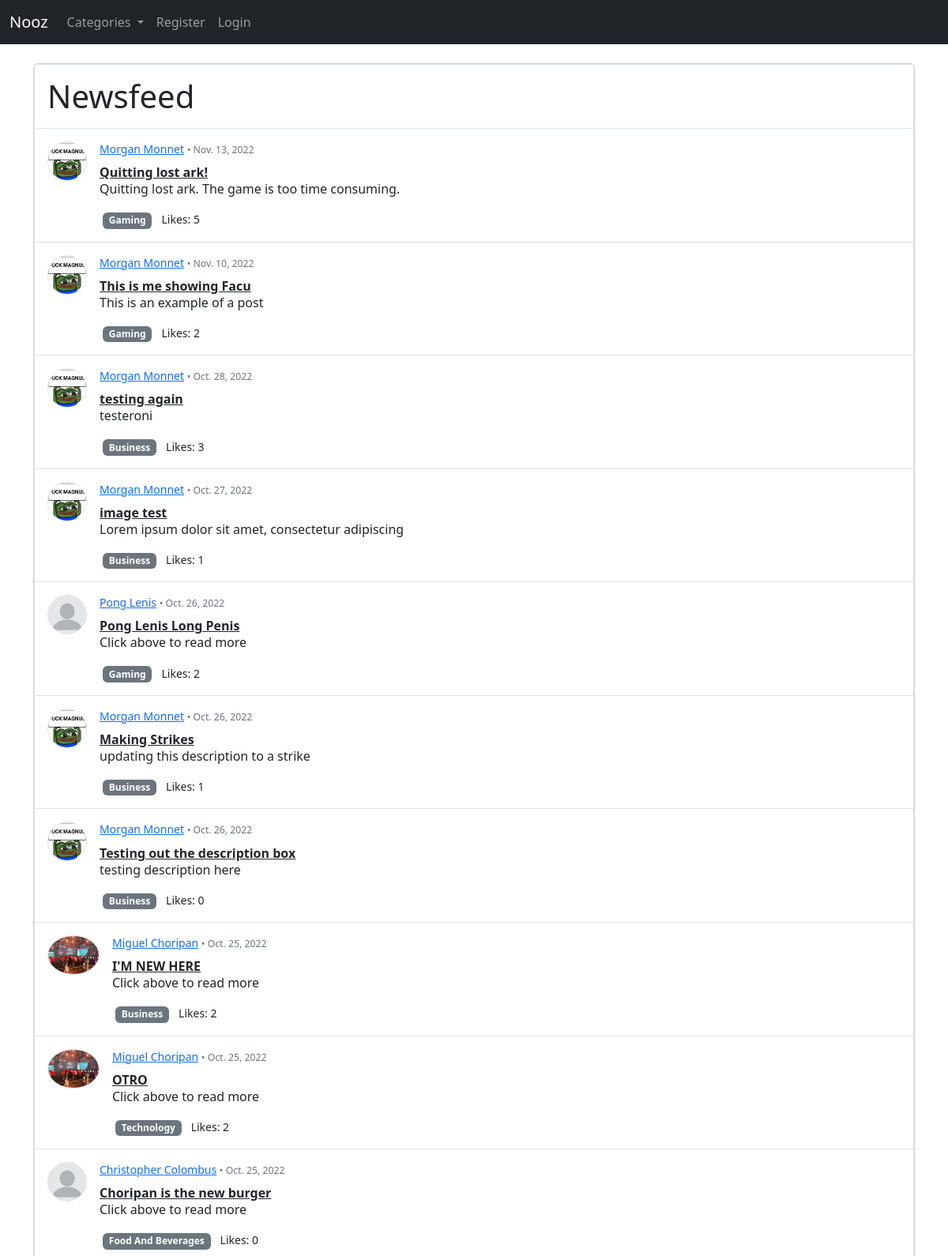
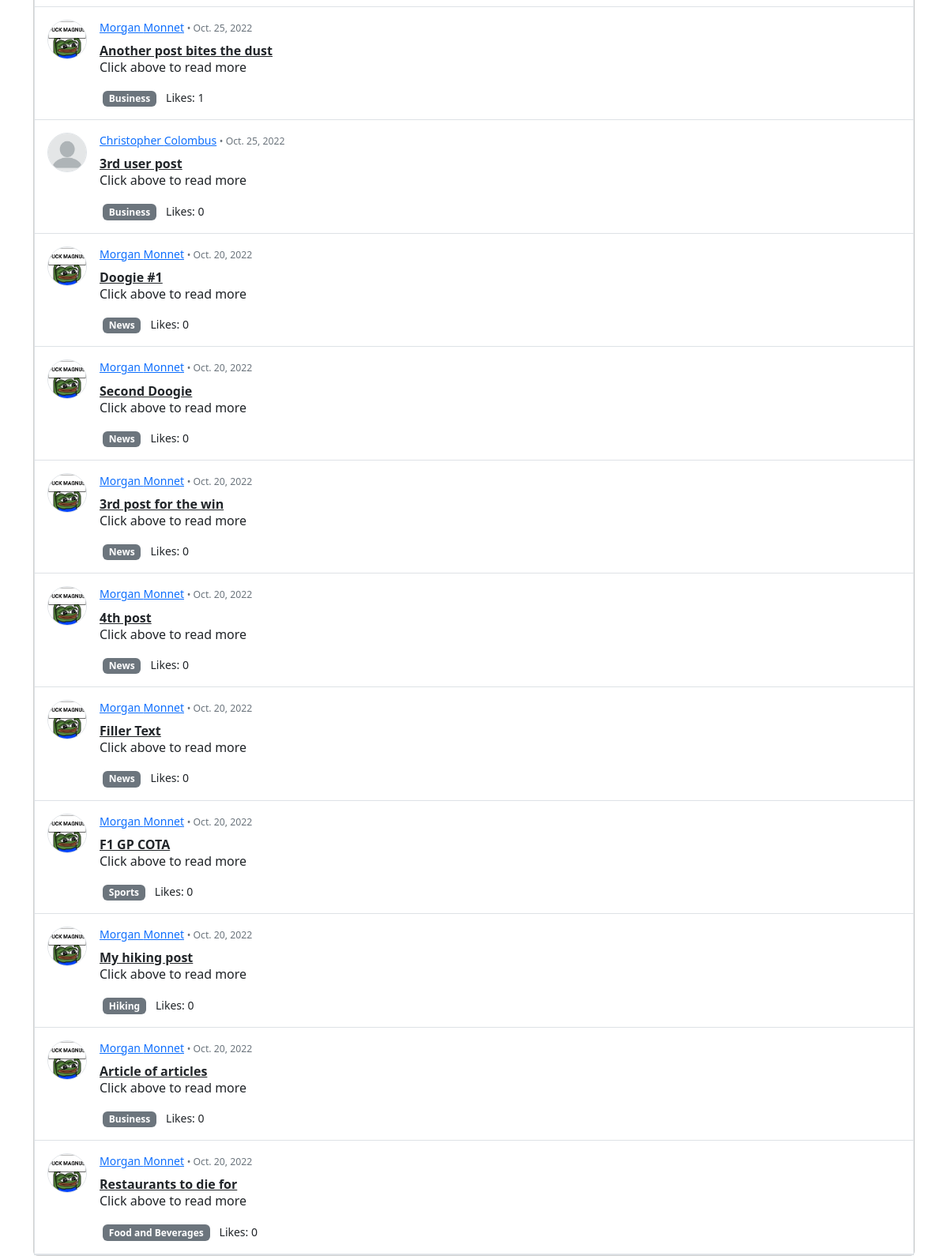
The page / on the database its author committed (2 pictures, top to bottom).
### nooz2/models.py (models this page shows, shortened)
class Post(models.Model):
    title = models.CharField(max_length=255)
    title_tag = models.CharField(max_length=255)
    header_image = models.ImageField(null=True, blank=True, upload_to="images/")
    description = models.CharField(max_length=50)
    author = models.ForeignKey(User, on_delete=models.CASCADE)
    body = RichTextField(blank=True, null=True)
    timestamp = models.DateField(auto_now_add=True)
    category = models.CharField(max_length=255, default='News')
    likes = models.ManyToManyField(User, related_name='post_user')
    def total_likes(self):
        return self.likes.count()

class Profile(models.Model):
    user = models.OneToOneField(User, null=True, on_delete=models.CASCADE)
    bio = models.TextField()
    profile_pic = models.ImageField(null=True, blank=True, upload_to="images/profile")
    site_url = models.CharField(max_length=255, null=True, blank=True)
    facebook_url = models.CharField(max_length=255, null=True, blank=True)
    instagram_url = models.CharField(max_length=255, null=True, blank=True)

### nooz2/views.py (the view)
# urls.py: path('', HomeView.as_view(), name="home"),
class HomeView(ListView):
    model = Post
    template_name = 'home.html'
    ordering = ['-timestamp']
    def get_context_data(self, *args, **kwargs):
        category_menu = Category.objects.all()
        context = super(HomeView, self).get_context_data(*args, **kwargs)
        context ["category_menu"] = category_menu
        return context

### nooz2/models.py (called while the page is built)
    def __str__(self):
        return self.name

### templates/home.html (shortened to what this page needs)
{% extends 'base.html' %}
{% load static %}
{% block content %}
<div class="card d-flex justify-content-center">
    <div class="border border-left border-right px-0">
      <div class="p-3 border-bottom">
        <h1 class="d-flex align-items-center mb-0">
          Newsfeed
        </h1>
      </div>
      <div>
        {% for post in object_list %}
        <div>
          <div class="d-flex p-3 border-bottom">
            {% if post.author.profile.profile_pic %}
            <img src="{{ post.author.profile.profile_pic.url }}" class="rounded-circle border"
              height="50" alt="Avatar" loading="lazy" />
            {% else %}
            <img src="{% static '/images/generic_pic.png' %}" class="rounded-circle border"
            height="50" alt="Avatar" loading="lazy" />
            {% endif %}
            <div class="d-flex w-100 ps-3">
              <div>
                <h6 class="text-body">
                    <small><a href="{% url 'show_profile_page' post.author.profile.id %}">{{ post.author.first_name }} {{ post.author.last_name }}</a>
                    <span class="small text-muted font-weight-normal"> • </span>
                    <span class="small text-muted font-weight-normal">{{ post.timestamp }}</span>
                    </small>
                </h6>
                <div><strong><a href="{% url 'post-detail' post.pk %}" class="link-dark">{{ post.title}}</a></strong></div>
                <p style="line-height: 1.2;">
                    {{ post.description }}
                </p>
                <ul class="list-unstyled d-flex float-start mb-0 pe-xl-5">
                  <li><a href="{% url 'category' post.category|slugify|title %}" class="badge bg-secondary mx-1" style="text-decoration: none">{{ post.category }}</a></li>
                  <li><span class="small ps-2 float-right">Likes: {{ post.total_likes }}</span></li>
                </ul>
              </div>
            </div>
          </div>
        </div>
        {% endfor %}
      </div>
    </div>
  </div>
{% endblock %}

### rows shown on the page
Post: author.profile.profile_pic (picture), author.first_name "Morgan", author.last_name "Monnet", timestamp "Nov. 13, 2022", title "Quitting lost ark!", description "Quitting lost ark. The game is too time consuming.", category "Gaming", total_likes "5"
Post: author.profile.profile_pic (picture), author.first_name "Morgan", author.last_name "Monnet", timestamp "Nov. 10, 2022", title "This is me showing Facu", description "This is an example of a post", category "Gaming", total_likes "2"
Post: author.profile.profile_pic (picture), author.first_name "Morgan", author.last_name "Monnet", timestamp "Oct. 28, 2022", title "testing again", description "testeroni", category "Business", total_likes "3"
Post: author.profile.profile_pic (picture), author.first_name "Morgan", author.last_name "Monnet", timestamp "Oct. 27, 2022", title "image test", description "Lorem ipsum dolor sit amet, consectetur adipiscing", category "Business", total_likes "1"
Post: author.first_name "Pong", author.last_name "Lenis", timestamp "Oct. 26, 2022", title "Pong Lenis Long Penis", description "Click above to read more", category "Gaming", total_likes "2"
Post: author.profile.profile_pic (picture), author.first_name "Morgan", author.last_name "Monnet", timestamp "Oct. 26, 2022", title "Making Strikes", description "updating this description to a strike", category "Business", total_likes "1"
Post: author.profile.profile_pic (picture), author.first_name "Morgan", author.last_name "Monnet", timestamp "Oct. 26, 2022", title "Testing out the description box", description "testing description here", category "Business", total_likes "0"
Post: author.profile.profile_pic (picture), author.first_name "Miguel", author.last_name "Choripan", timestamp "Oct. 25, 2022", title "I'M NEW HERE", description "Click above to read more", category "Business", total_likes "2"
Post: author.profile.profile_pic (picture), author.first_name "Miguel", author.last_name "Choripan", timestamp "Oct. 25, 2022", title "OTRO", description "Click above to read more", category "Technology", total_likes "2"
Post: author.first_name "Christopher", author.last_name "Colombus", timestamp "Oct. 25, 2022", title "Choripan is the new burger", description "Click above to read more", category "Food And Beverages", total_likes "0"
Post: author.profile.profile_pic (picture), author.first_name "Morgan", author.last_name "Monnet", timestamp "Oct. 25, 2022", title "Another post bites the dust", description "Click above to read more", category "Business", total_likes "1"
Post: author.first_name "Christopher", author.last_name "Colombus", timestamp "Oct. 25, 2022", title "3rd user post", description "Click above to read more", category "Business", total_likes "0"
Post: author.profile.profile_pic (picture), author.first_name "Morgan", author.last_name "Monnet", timestamp "Oct. 20, 2022", title "Doogie #1", description "Click above to read more", category "News", total_likes "0"
Post: author.profile.profile_pic (picture), author.first_name "Morgan", author.last_name "Monnet", timestamp "Oct. 20, 2022", title "Second Doogie", description "Click above to read more", category "News", total_likes "0"
Post: author.profile.profile_pic (picture), author.first_name "Morgan", author.last_name "Monnet", timestamp "Oct. 20, 2022", title "3rd post for the win", description "Click above to read more", category "News", total_likes "0"
Post: author.profile.profile_pic (picture), author.first_name "Morgan", author.last_name "Monnet", timestamp "Oct. 20, 2022", title "4th post", description "Click above to read more", category "News", total_likes "0"
Post: author.profile.profile_pic (picture), author.first_name "Morgan", author.last_name "Monnet", timestamp "Oct. 20, 2022", title "Filler Text", description "Click above to read more", category "News", total_likes "0"
Post: author.profile.profile_pic (picture), author.first_name "Morgan", author.last_name "Monnet", timestamp "Oct. 20, 2022", title "F1 GP COTA", description "Click above to read more", category "Sports", total_likes "0"
Post: author.profile.profile_pic (picture), author.first_name "Morgan", author.last_name "Monnet", timestamp "Oct. 20, 2022", title "My hiking post", description "Click above to read more", category "Hiking", total_likes "0"
Post: author.profile.profile_pic (picture), author.first_name "Morgan", author.last_name "Monnet", timestamp "Oct. 20, 2022", title "Article of articles", description "Click above to read more", category "Business", total_likes "0"
Post: author.profile.profile_pic (picture), author.first_name "Morgan", author.last_name "Monnet", timestamp "Oct. 20, 2022", title "Restaurants to die for", description "Click above to read more", category "Food and Beverages", total_likes "0"
